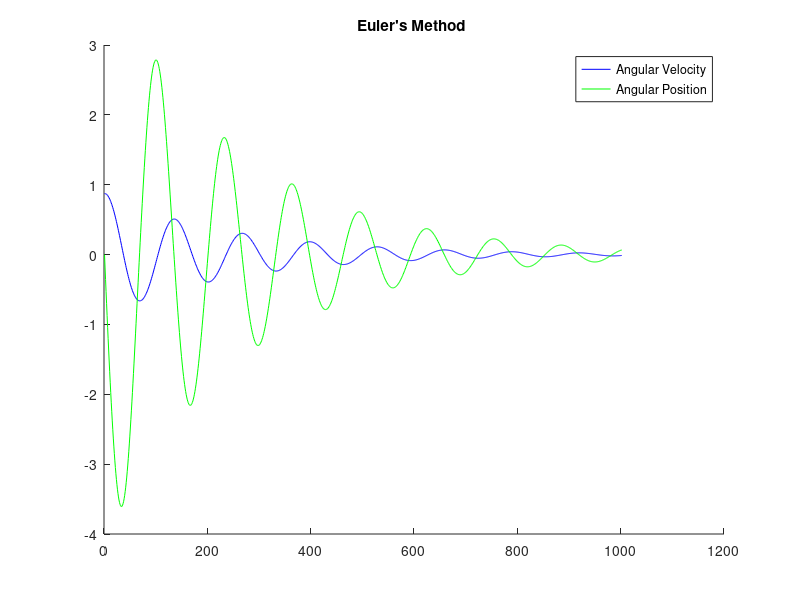
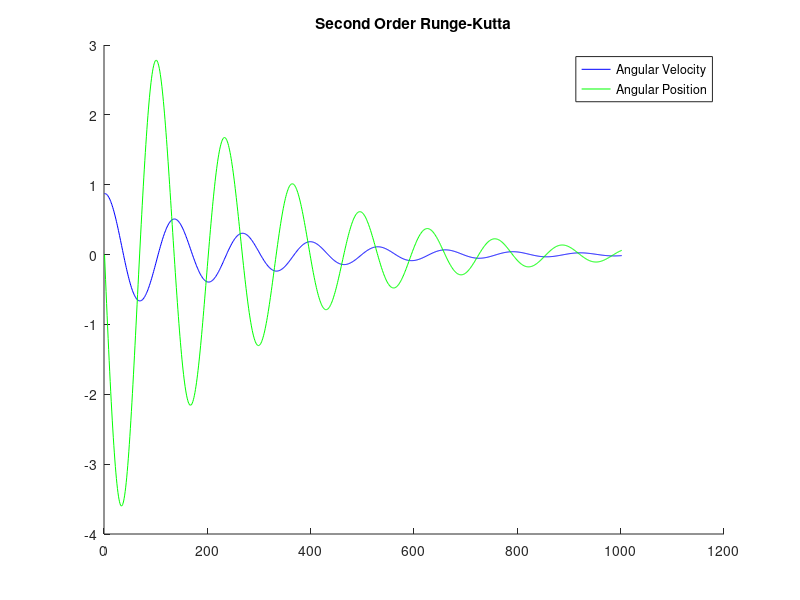
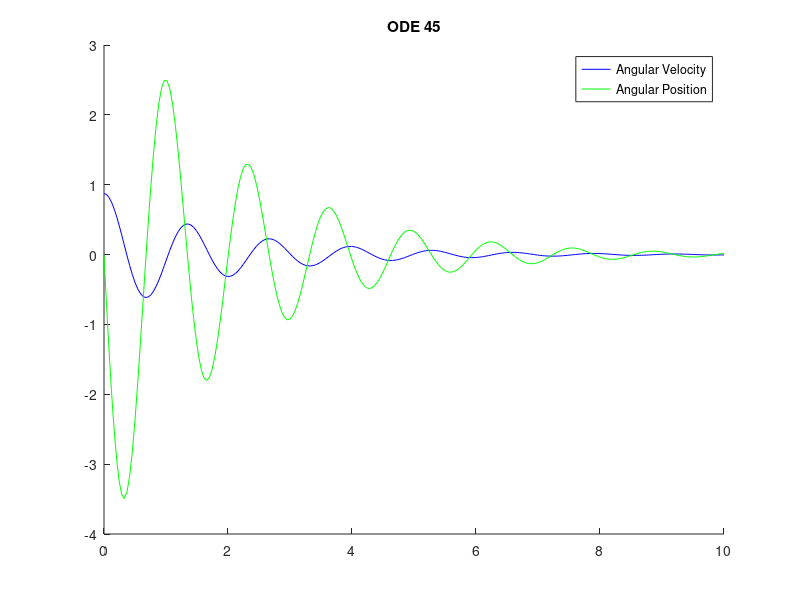

The MATLAB source for these figures, in order:
%%
% Euler's Integration TTU - for Pendulum Problem - Nonlin
%%
clear variables;clc;close all

%% define the slope function
m=2;g=9.8;l=42*(1/100)
%uo=50*pi/180; %u=theta
vo=0; %let v = d(theta)/dt =du/dt
c=1; %drag
% f_wind=5;

%anonymous funtion defintions (inline)

u1_prime=@(t,u1,u2) u2;

u2_prime=@(t,u1,u2) -g/l*sin(u1)-c*u2;


%% let us draw a picture with patch
shape.vertices=[0,0,0
                10,0,0
                10,10,0
                0,10,0
                0,0,0];

shape.vertices(:,1)=shape.vertices(:,1)+20 ;           
shape.vertices(:,2)=shape.vertices(:,2)+5; 
    
shape.faces=[1:5];


%% Forward integration


u1_eu(1)=50*pi/180; %u1, initial theta
u2_eu(1)=0;  %u2, initial omega

u1_rk2(1)=50*pi/180; %u1, initial theta
u2_rk2(1)=0;  %u2, initial omega

t=0;j=1;
dt=.01;
t_stop=10;

%% setup the animation figure
figure(1);hold on
while t<t_stop
  
    u1_eu(j+1)=u1_eu(j)+u1_prime(t,u1_eu(j),u2_eu(j))*dt;  
    u2_eu(j+1)=u2_eu(j)+u2_prime(t,u1_eu(j),u2_eu(j))*dt;   
    
    % RK2 for U1
    k1=u1_prime(t,u1_rk2(j),u2_rk2(j))*dt;
    
    k2=u1_prime(t+dt,u1_rk2(j)+k1,u2_rk2(j))*dt;
    
    u1_rk2(j+1)=u1_rk2(j)+k1/2+k2/2;
       
    % RK2 for U1
    k1=u2_prime(t,u1_rk2(j),u2_rk2(j))*dt;
    
    k2=u2_prime(t+dt,u1_rk2(j),u2_rk2(j)+k1)*dt;  
    
    u2_rk2(j+1)=u2_rk2(j)+k1/2+k2/2;
    
    
%     polar(u1_eu(j+1)-pi/2,l,'o');hold on
%     
%     polar([0, u1_eu(j+1)-pi/2],[0, l],'r')
%     
%     shape.vertices(:,1)=shape.vertices(:,1)+20 ;           
%     shape.faces=[1:5];
%     patch(shape);
%     
%     polar(u1_eu-pi/2,ones(1,length(u1_eu))*l,'y:');hold off
%     pause(.0001)

    t=t+dt;
    j=j+1;
end



%polar(u1_eu,ones(1,length(u2_eu))*l)
%axis square
%axis([-l l -l 0]);
% figure(2);hold on
% plot(v_eu,'b')

%% now verify with the ODE45 solver

%define the system of 2 ODEs
ode_sys=@(t,u) [u(2)
                -g/l*sin(u(1))-c*u(2)]

%define the initial conditions (r(0) ,dr(0)/dtau, theta(0), d theta(0)/dtau) 
initcond=[50*pi/180,0]

% colors=['r*';'b*';'g*'];          
time=0:0.1:10; %setup the independent variable 

[t45,x45]=ode45(ode_sys,[0 10],initcond);


%% plotting 
figure(1);hold on
plot(u1_eu,'b')
plot(u2_eu,'g')
title('Euler''s Method ')
legend('Angular Velocity','Angular Position')

figure(2);hold on
plot(u1_rk2,'b')
plot(u2_rk2,'g')
title('Second Order Runge-Kutta')
legend('Angular Velocity','Angular Position')

figure(3);hold on
plot(t45,x45(:,1),'b')
plot(t45,x45(:,2),'g')
title('ODE 45')
legend('Angular Velocity','Angular Position')
